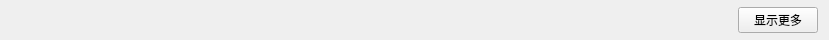
<?xml version="1.0" encoding="UTF-8"?>
<ui version="4.0">
 <class>MessageWidget</class>
 <widget class="QWidget" name="MessageWidget">
  <property name="geometry">
   <rect>
    <x>0</x>
    <y>0</y>
    <width>829</width>
    <height>40</height>
   </rect>
  </property>
  <property name="windowTitle">
   <string>Form</string>
  </property>
  <layout class="QHBoxLayout" name="horizontalLayout" stretch="0,1,0">
   <property name="topMargin">
    <number>4</number>
   </property>
   <property name="bottomMargin">
    <number>4</number>
   </property>
   <item>
    <layout class="QHBoxLayout" name="messageLevelLayout">
     <item>
      <widget class="QLabel" name="icon">
       <property name="sizePolicy">
        <sizepolicy hsizetype="Fixed" vsizetype="Fixed">
         <horstretch>0</horstretch>
         <verstretch>0</verstretch>
        </sizepolicy>
       </property>
       <property name="minimumSize">
        <size>
         <width>25</width>
         <height>25</height>
        </size>
       </property>
       <property name="maximumSize">
        <size>
         <width>25</width>
         <height>25</height>
        </size>
       </property>
       <property name="text">
        <string/>
       </property>
      </widget>
     </item>
     <item>
      <widget class="QLabel" name="level">
       <property name="text">
        <string/>
       </property>
      </widget>
     </item>
    </layout>
   </item>
   <item>
    <widget class="QLabel" name="title">
     <property name="text">
      <string/>
     </property>
    </widget>
   </item>
   <item>
    <widget class="QPushButton" name="switchPushButton">
     <property name="text">
      <string>显示更多</string>
     </property>
    </widget>
   </item>
  </layout>
 </widget>
 <resources/>
 <connections/>
</ui>
